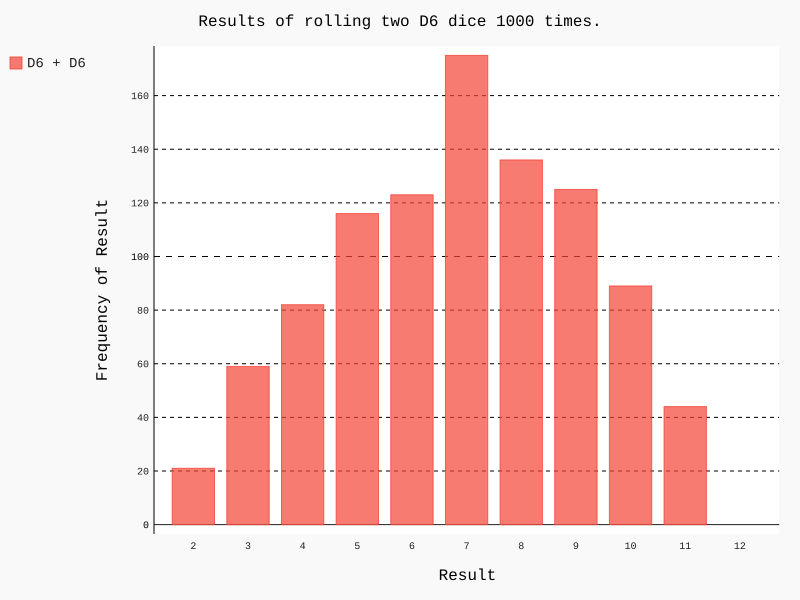

Reproduce this figure in Python.
import pygal
from die import Die

# 创建2个D6骰子
die_1 = Die()
die_2 = Die()

# 掷几次骰子，并将结果存储到一个列表中
results = []
for roll_num in range(1000):
    result = die_1.roll() + die_2.roll()
    results.append(result)

# 分析结果
frequencies = []
max_result = die_1.num_sides + die_2.num_sides

for value in range(2, max_result):
    frequency = results.count(value)
    frequencies.append(frequency)

# 对结果进行可视化
hist = pygal.Bar()

hist.title = "Results of rolling two D6 dice 1000 times."
hist.x_labels = ['2', '3', '4', '5', '6', '7', '8', '9', '10', '11', '12']
hist.x_title = "Result"
hist.y_title = "Frequency of Result"

hist.add('D6 + D6', frequencies)
hist.render_to_file('dice_visual.svg')
